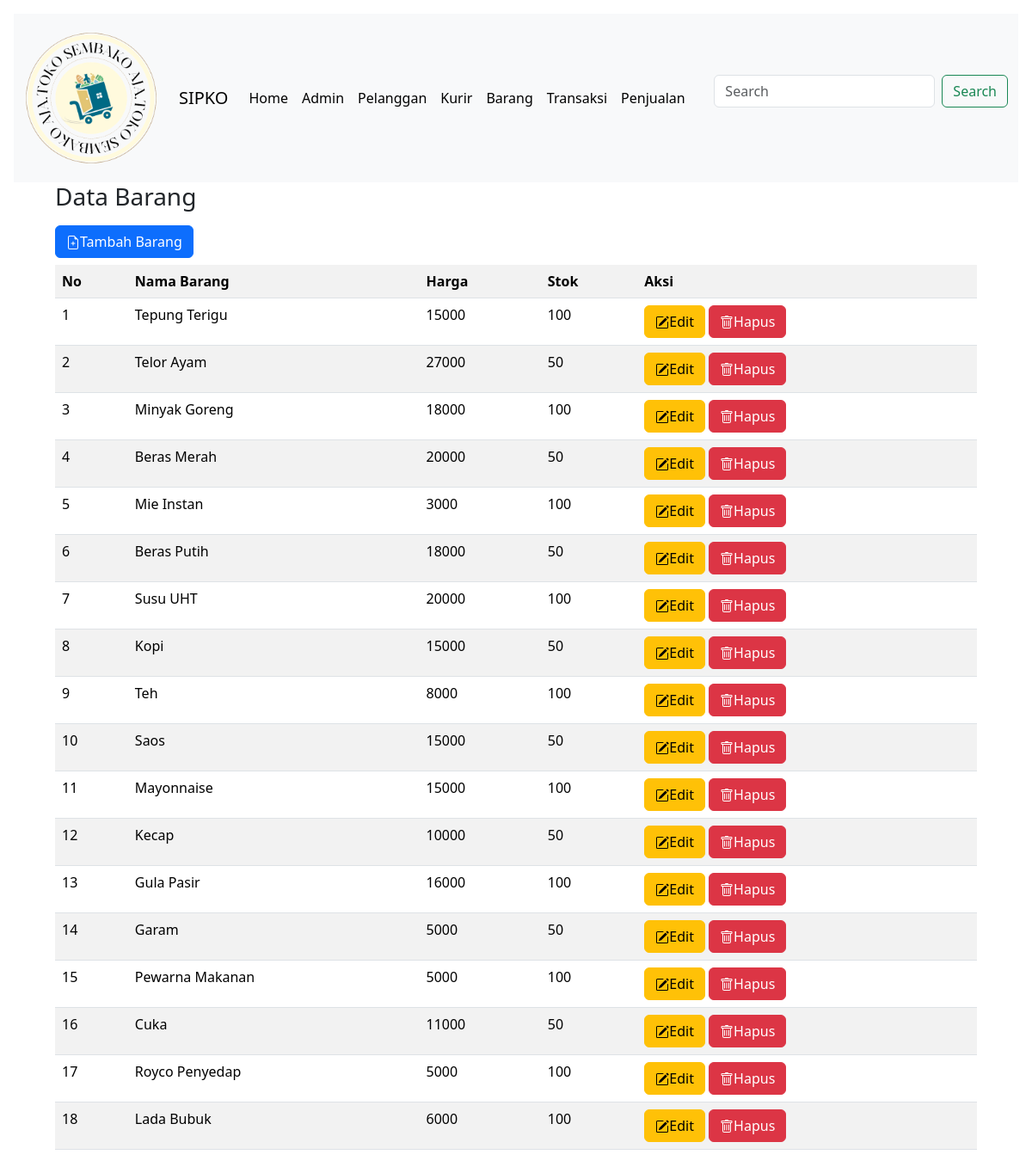
/views/barang/index.php, run on the app's committed database.
### tables this page shows
CREATE TABLE `barang` (
  `id` int NOT NULL,
  `nama_barang` varchar(50) NOT NULL,
  `harga` int NOT NULL,
  `stok` int NOT NULL
);

### controllers/BarangController.php (called while the page is built, shortened)
<?php
include_once('../../models/Barang.php');
class BarangController
{
    private $model;
    public function __construct($db)
    {
        $this->model = new Barang ($db);
    }
    public function getAllBarang()
    {
        return $this->model->getAllBarang();
    }
}

### models/Barang.php (called while the page is built, shortened)
<?php
class Barang
{
    private $koneksi;
    public function __construct($db)
    {
        $this->koneksi = $db;
    }
    public function getAllBarang()
    {
        $query = "SELECT * FROM barang";
        $result = mysqli_query($this->koneksi, $query);
        return $result;
    }
}

### views/barang/index.php (the view, shortened to what this page needs)
<?php
include_once '../../config.php';
include_once '../../controllers/BarangController.php';
require '../../index.php';
$database =new database;
$db = $database->getKoneksi();
$barangController = new BarangController($db);
$barang= $barangController->getAllBarang();
?>
<div class="px-5">
    <h3>Data Barang</h3>
    <a class="btn btn-primary mb-2 mt-2" href="tambahbarang">
    Tambah Barang</a>
    <br>
    <table class="table table-striped">
        <tr>
            <th>No</th>
            <th>Nama Barang</th>
            <th>Harga</th>
            <th>Stok</th>
            <th>Aksi</th>
        </tr>
        <?php
        $no = 1;
        foreach($barang as $x) {
        ?>
                <tr>
                    <td><?php echo $no++ ?></td>
                    <td><?php echo $x ['nama_barang'] ?></td>
                    <td><?php echo $x ['harga'] ?></td>
                    <td><?php echo $x ['stok'] ?></td>
                    <td>
                    <a class="btn btn-warning" href="editbarang?id=<?php echo $x['id']; ?>">
    Edit</a>
<a class="btn btn-danger" href="hapusbarang<?php echo $x['id']; ?>" onclick="return confirm('Apakah Anda yakin akan menghapus..?')">
    Hapus</a>
                    </td>
                </tr>
            <?php
            }
            ?>
        </table>
    </div>
</div>
  </body>
</html>

### index.php (shortened to what this page needs)
<head>
    <link href="https://cdn.jsdelivr.net/npm/bootstrap@5.3.2/dist/css/bootstrap.min.css" rel="stylesheet">
</head>
<div class="px-3 py-3">
  <nav class="navbar navbar-expand-lg bg-body-tertiary">
  <img
          class="mb-8"
          src="logoo.png"
          alt=""
          width="180"
          height="180"
          style="margin: 0%"
        />
    <div class="container-fluid">
      <a class="navbar-brand" href="#">SIPKO</a>
    <div class="collapse navbar-collapse" id="navbarSupportedContent">
        <ul class="navbar-nav me-auto mb-2 mb-lg-0">
            <li class="nav-item">
              <a class="nav-link active" aria-current="page" href="home">Home</a>
            </li>
            <li class="nav-item">
              <a class="nav-link active" aria-current="page" href="admin">Admin</a>
            </li>
            <li class="nav-item">
              <a class="nav-link active" aria-current="page" href="pelanggan">Pelanggan</a>
            </li>
            <li class="nav-item">
              <a class="nav-link active" aria-current="page" href="kurir">Kurir</a>
            </li>
            <li class="nav-item">
              <a class="nav-link active" aria-current="page" href="barang">Barang</a>
            </li>
            <li class="nav-item">
              <a class="nav-link active" aria-current="page" href="transaksi">Transaksi</a>
            </li>
            <li class="nav-item">
              <a class="nav-link active" aria-current="page" href="penjualan">Penjualan</a>
            </li>
        </ul>
        <form class="d-flex" role="search">
          <input class="form-control me-2" type="search" placeholder="Search" aria-label="Search">
          <button class="btn btn-outline-success" type="submit">Search</button>
        </form>
      </div>
    </div>
</nav>

### data on the page
barang: nama_barang "Tepung Terigu", harga "15000", stok "100"
barang: nama_barang "Telor Ayam", harga "27000", stok "50"
barang: nama_barang "Minyak Goreng", harga "18000", stok "100"
barang: nama_barang "Beras Merah", harga "20000", stok "50"
barang: nama_barang "Mie Instan", harga "3000", stok "100"
barang: nama_barang "Beras Putih", harga "18000", stok "50"
barang: nama_barang "Susu UHT", harga "20000", stok "100"
barang: nama_barang "Kopi", harga "15000", stok "50"
barang: nama_barang "Teh", harga "8000", stok "100"
barang: nama_barang "Saos", harga "15000", stok "50"
barang: nama_barang "Mayonnaise", harga "15000", stok "100"
barang: nama_barang "Kecap", harga "10000", stok "50"
barang: nama_barang "Gula Pasir", harga "16000", stok "100"
barang: nama_barang "Garam", harga "5000", stok "50"
barang: nama_barang "Pewarna Makanan", harga "5000", stok "100"
barang: nama_barang "Cuka", harga "11000", stok "50"
barang: nama_barang "Royco Penyedap", harga "5000", stok "100"
barang: nama_barang "Lada Bubuk", harga "6000", stok "100"
